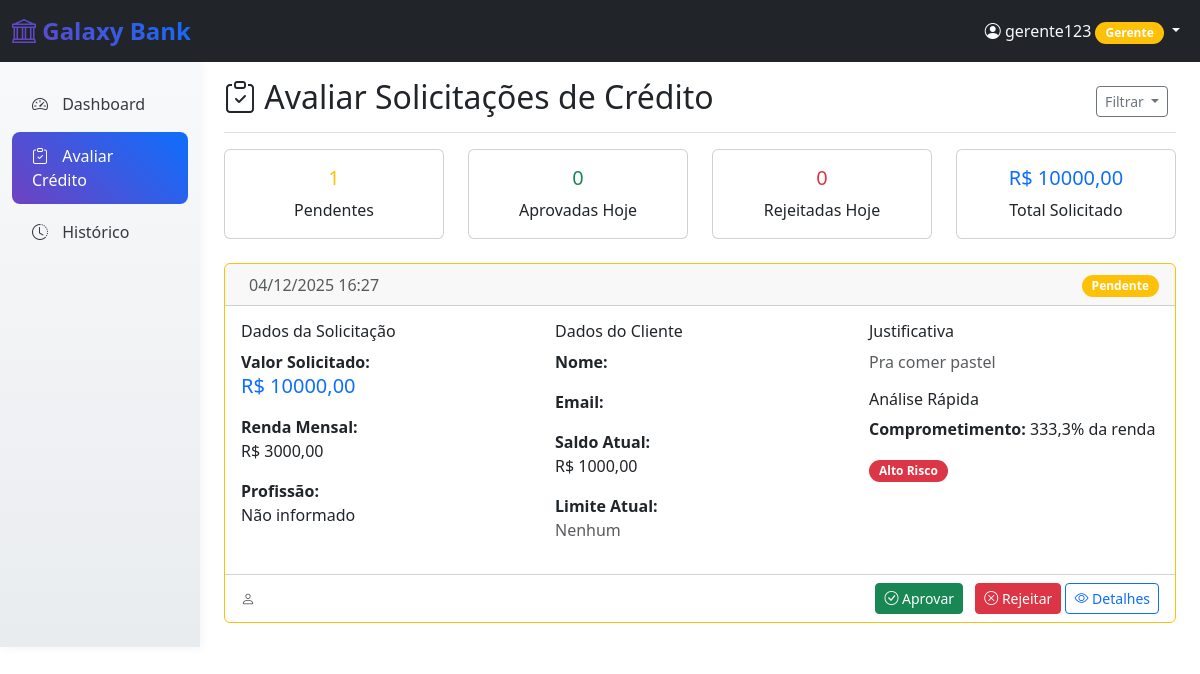
Page /credito/avaliar/?status=pendente (signed in) on the earlier database version.
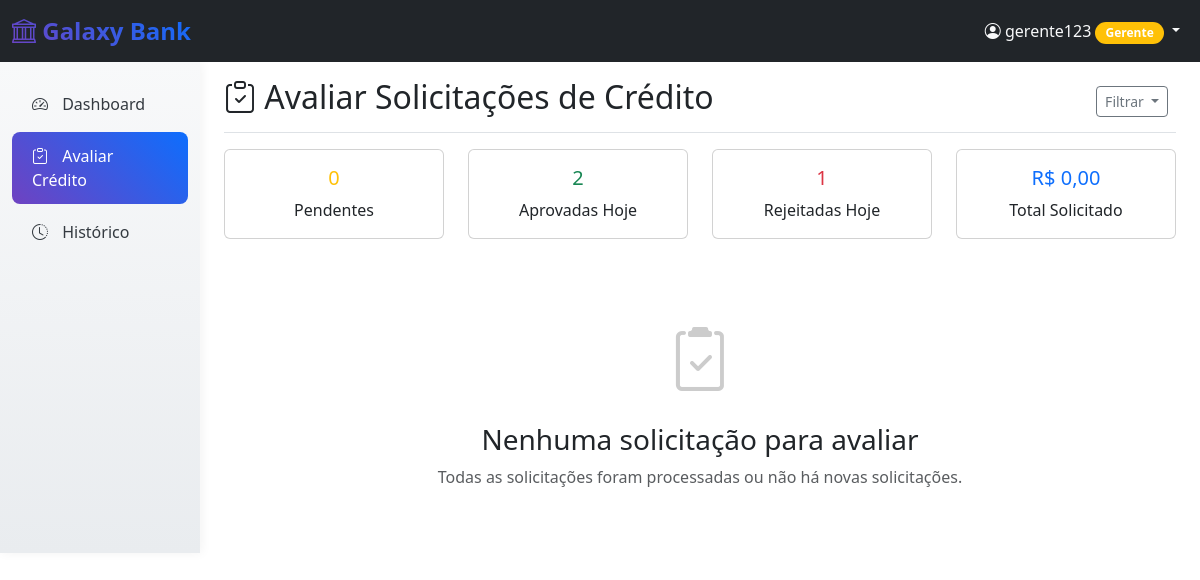
Same page on the later database version.
### credito/models.py (models this page shows, shortened)
class SolicitacaoCredito(models.Model):
    STATUS_CHOICES = [
        ('pendente', 'Pendente'),
        ('aprovada', 'Aprovada'),
        ('reprovada', 'Reprovada'),
        ('cancelada', 'Cancelada'),
    ]
    cliente = models.ForeignKey(Cliente, on_delete=models.CASCADE, related_name='solicitacoes_credito')
    valor_solicitado = models.DecimalField(max_digits=10, decimal_places=2)
    justificativa = models.TextField()
    renda_mensal = models.DecimalField(max_digits=10, decimal_places=2)
    profissao = models.CharField(max_length=100, default='Não informado')
    data_solicitacao = models.DateTimeField(auto_now_add=True)
    status = models.CharField(max_length=15, choices=STATUS_CHOICES, default='pendente')
    gerente_responsavel = models.ForeignKey(Gerente, on_delete=models.SET_NULL, null=True, blank=True, related_name='avaliacoes_credito')
    data_avaliacao = models.DateTimeField(null=True, blank=True)
    observacoes_gerente = models.TextField(blank=True)
    valor_aprovado = models.DecimalField(max_digits=10, decimal_places=2, null=True, blank=True)
    class Meta:
        verbose_name = 'Solicitação de Crédito'
        verbose_name_plural = 'Solicitações de Crédito'
        ordering = ['-data_solicitacao']

### usuarios/models.py (models this page shows, shortened)
class Cliente(models.Model):
    usuario = models.OneToOneField(Usuario, on_delete=models.CASCADE, primary_key=True)
    cpf = models.CharField(
        max_length=11,
        unique=True,
        validators=[RegexValidator(r'^\d{11}$', message='CPF deve conter 11 dígitos')]
    )
    score_pontos = models.IntegerField(default=0)
    saldo = models.DecimalField(max_digits=10, decimal_places=2, default=1000.00)
    limite_credito = models.DecimalField(max_digits=10, decimal_places=2, default=0.00)
    limite_credito_aprovado = models.BooleanField(default=False)
    data_cadastro = models.DateTimeField(auto_now_add=True)
    class Meta:
        verbose_name = 'Cliente'
        verbose_name_plural = 'Clientes'

### credito/views.py (the view)
# urls.py: path('avaliar/', views.avaliar_solicitacoes, name='avaliar_solicitacoes'),
@login_required
def avaliar_solicitacoes(request):
    if request.user.tipo_usuario != 'gerente':
        messages.error(request, 'Apenas gerentes podem avaliar solicitações.')
        return redirect('usuarios:home_redirect')
    try:
        gerente = Gerente.objects.get(usuario=request.user)
        status_filter = request.GET.get('status', '')
        ordenar = request.GET.get('ordenar', '')
        if status_filter == 'pendente':
            solicitacoes = SolicitacaoCredito.objects.filter(status='pendente')
        else:
            solicitacoes = SolicitacaoCredito.objects.all()
        if ordenar == 'valor_desc':
            solicitacoes = solicitacoes.order_by('-valor_solicitado')
        elif ordenar == 'valor_asc':
            solicitacoes = solicitacoes.order_by('valor_solicitado')
        elif ordenar == 'data_desc':
            solicitacoes = solicitacoes.order_by('-data_solicitacao')
        else:
            solicitacoes = solicitacoes.order_by('data_solicitacao')
        for solicitacao in solicitacoes:
            if solicitacao.renda_mensal and solicitacao.renda_mensal > 0:
                percentual = (float(solicitacao.valor_solicitado) / float(solicitacao.renda_mensal)) * 100
                solicitacao.percentual_renda = round(percentual, 1)
                if percentual <= 30:
                    solicitacao.nivel_risco = 'baixo'
                elif percentual <= 60:
                    solicitacao.nivel_risco = 'medio'
                else:
                    solicitacao.nivel_risco = 'alto'
            else:
                solicitacao.percentual_renda = 0
                solicitacao.nivel_risco = 'indeterminado'
        pendentes_count = SolicitacaoCredito.objects.filter(status='pendente').count()
        hoje = timezone.now().date()
        aprovadas_count = SolicitacaoCredito.objects.filter(
            status='aprovada',
            data_avaliacao__date=hoje
        ).count()
        rejeitadas_count = SolicitacaoCredito.objects.filter(
            status='reprovada',
            data_avaliacao__date=hoje
        ).count()
        total_valor = sum(s.valor_solicitado for s in SolicitacaoCredito.objects.filter(status='pendente'))
        paginator = Paginator(solicitacoes, 10)
        page_number = request.GET.get('page')
        page_obj = paginator.get_page(page_number)
        context = {
            'solicitacoes': page_obj,
            'page_obj': page_obj,
            'gerente': gerente,
            'pendentes_count': pendentes_count,
            'aprovadas_count': aprovadas_count,
            'rejeitadas_count': rejeitadas_count,
            'total_valor': total_valor,
        }
        return render(request, 'credito/avaliar_solicitacoes.html', context)
    except Gerente.DoesNotExist:
        messages.error(request, 'Perfil de gerente não encontrado.')
        return redirect('usuarios:home_redirect')

### credito/templates/credito/avaliar_solicitacoes.html (shortened to what the changed rows need)
{% extends "usuarios/base.html" %}
{% block content %}
<div class="container-fluid h-100">
    <div class="row h-100">
        <main class="col-md-9 ms-sm-auto col-lg-10 px-md-4">
            <div class="d-flex justify-content-between flex-wrap flex-md-nowrap align-items-center pt-3 pb-2 mb-3 border-bottom">
                <h1 class="h2">
                    <i class="bi bi-clipboard-check"></i> Avaliar Solicitações de Crédito
                </h1>
            </div>
            <div class="row mb-4">
                <div class="col-md-3">
                    <div class="card text-center">
                        <div class="card-body">
                            <h5 class="card-title text-warning">{{ pendentes_count }}</h5>
                            <p class="card-text">Pendentes</p>
                        </div>
                    </div>
                </div>
                <div class="col-md-3">
                    <div class="card text-center">
                        <div class="card-body">
                            <h5 class="card-title text-success">{{ aprovadas_count }}</h5>
                            <p class="card-text">Aprovadas Hoje</p>
                        </div>
                    </div>
                </div>
                <div class="col-md-3">
                    <div class="card text-center">
                        <div class="card-body">
                            <h5 class="card-title text-danger">{{ rejeitadas_count }}</h5>
                            <p class="card-text">Rejeitadas Hoje</p>
                        </div>
                    </div>
                </div>
                <div class="col-md-3">
                    <div class="card text-center">
                        <div class="card-body">
                            <h5 class="card-title text-primary">R$ {{ total_valor|floatformat:2 }}</h5>
                            <p class="card-text">Total Solicitado</p>
                        </div>
                    </div>
                </div>
            </div>
            {% if solicitacoes %}
            <div class="row">
                {% for solicitacao in solicitacoes %}
                <div class="col-12 mb-4">
                    <div class="card {% if solicitacao.status == 'pendente' %}border-warning{% elif solicitacao.status == 'aprovado' %}border-success{% else %}border-danger{% endif %}">
                        <div class="card-header d-flex justify-content-between align-items-center">
                            <div>
                                <span class="text-muted ms-2">{{ solicitacao.data_solicitacao|date:"d/m/Y H:i" }}</span>
                            </div>
                            <div>
                                {% if solicitacao.status == 'pendente' %}
                                    <span class="badge bg-warning">Pendente</span>
                                {% elif solicitacao.status == 'aprovado' %}
                                    <span class="badge bg-success">Aprovado</span>
                                {% elif solicitacao.status == 'rejeitado' %}
                                    <span class="badge bg-danger">Rejeitado</span>
                                {% endif %}
                            </div>
                        </div>
                        <div class="card-body">
                            <div class="row">
                                <div class="col-md-4">
                                    <h6>Dados da Solicitação</h6>
                                    <p><strong>Valor Solicitado:</strong><br>
                                       <span class="h5 text-primary">R$ {{ solicitacao.valor_solicitado|floatformat:2 }}</span></p>
                                    <p><strong>Renda Mensal:</strong><br>R$ {{ solicitacao.renda_mensal|floatformat:2 }}</p>
                                    <p><strong>Profissão:</strong><br>{{ solicitacao.profissao }}</p>
                                </div>
                                <div class="col-md-4">
                                    <h6>Dados do Cliente</h6>
                                    <p><strong>Nome:</strong><br>{{ solicitacao.cliente.get_full_name }}</p>
                                    <p><strong>Email:</strong><br>{{ solicitacao.cliente.email }}</p>
                                    <p><strong>Saldo Atual:</strong><br>R$ {{ solicitacao.cliente.saldo|floatformat:2 }}</p>
                                    {% if solicitacao.cliente.limite_credito_aprovado %}
                                    <p><strong>Limite Atual:</strong><br>R$ {{ solicitacao.cliente.limite_credito|floatformat:2 }}</p>
                                    {% else %}
                                    <p><strong>Limite Atual:</strong><br><span class="text-muted">Nenhum</span></p>
                                    {% endif %}
                                </div>
                                <div class="col-md-4">
                                    <h6>Justificativa</h6>
                                    <p class="text-muted">{{ solicitacao.justificativa }}</p>
                                    <h6>Análise Rápida</h6>
                                    {% if solicitacao.percentual_renda > 0 %}
                                        <p><strong>Comprometimento:</strong> {{ solicitacao.percentual_renda }}% da renda</p>
                                        {% if solicitacao.nivel_risco == 'baixo' %}
                                            <span class="badge bg-success">Baixo Risco</span>
                                        {% elif solicitacao.nivel_risco == 'medio' %}
                                            <span class="badge bg-warning">Médio Risco</span>
                                        {% elif solicitacao.nivel_risco == 'alto' %}
                                            <span class="badge bg-danger">Alto Risco</span>
                                        {% else %}
                                            <span class="badge bg-secondary">Risco Indeterminado</span>
                                        {% endif %}
                                    {% else %}
                                        <p><strong>Valor:</strong> R$ {{ solicitacao.valor_solicitado|floatformat:2 }}</p>
                                        <span class="badge bg-secondary">Análise Manual</span>
                                    {% endif %}
                                </div>
                            </div>
                        </div>
                        <div class="card-footer bg-transparent">
                            <div class="d-flex justify-content-between align-items-center">
                                <div>
                                    <small class="text-muted">
                                        <i class="bi bi-person"></i> {{ solicitacao.cliente.email }}
                                    </small>
                                </div>
                                <div>
                                    {% if solicitacao.status == 'pendente' %}
                                    <button class="btn btn-sm btn-success me-2" data-bs-toggle="modal" data-bs-target="#aprovarModal{{ solicitacao.id }}">
                                        <i class="bi bi-check-circle"></i> Aprovar
                                    </button>
                                    <button class="btn btn-sm btn-danger" data-bs-toggle="modal" data-bs-target="#rejeitarModal{{ solicitacao.id }}">
                                        <i class="bi bi-x-circle"></i> Rejeitar
                                    </button>
                                    {% endif %}
                                    <button class="btn btn-sm btn-outline-primary" data-bs-toggle="modal" data-bs-target="#detalhesModal{{ solicitacao.id }}">
                                        <i class="bi bi-eye"></i> Detalhes
                                    </button>
                                </div>
                            </div>
                        </div>
                    </div>
                </div>
                {% endfor %}
            </div>
            {% else %}
            <div class="text-center py-5">
                <i class="bi bi-clipboard2-check" style="font-size: 4rem; color: #ccc;"></i>
                <h3 class="mt-3">Nenhuma solicitação para avaliar</h3>
                <p class="text-muted">Todas as solicitações foram processadas ou não há novas solicitações.</p>
            </div>
            {% endif %}
        </main>
    </div>
</div>
{% endblock %}

Differences in the rows shown:
no longer on this page (row edited): SolicitacaoCredito: data_solicitacao "04/12/2025 16:27", status "Pendente", valor_solicitado "10000,00", renda_mensal "3000,00", profissao "Não informado", cliente.saldo "1000,00", shows "Limite Atual:", justificativa "Pra comer pastel", percentual_renda "333,3", shows "Alto Risco"
Other differences:
{{ pendentes_count }}: "1" → "0"
{{ aprovadas_count }}: "0" → "2"
{{ rejeitadas_count }}: "0" → "1"
{{ total_valor|floatformat:2 }}: "10000,00" → "0,00"
text now shown: "Nenhuma solicitação para avaliar Todas as solicitações foram processadas ou não há novas solicitações."
